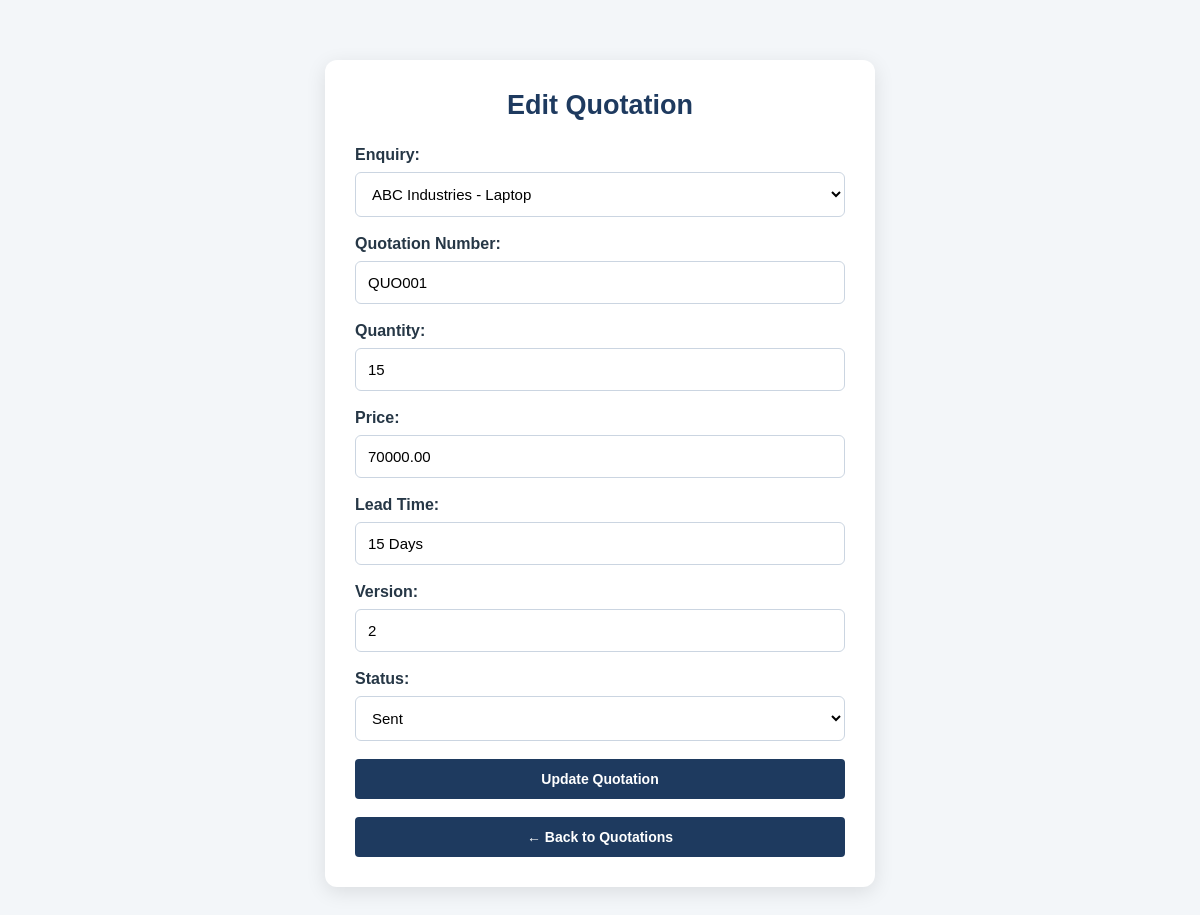
The app's page /api/edit-quotation/1/ (signed in) with its own data.
### manufacturing/models.py (models this page shows, shortened)
class Quotation(models.Model):
    enquiry = models.ForeignKey(
        Enquiry,
        on_delete=models.CASCADE
    )
    quotation_number = models.CharField(
        max_length=50,
        unique=True
    )
    quantity = models.IntegerField(default=1)
    price = models.DecimalField(
        max_digits=10,
        decimal_places=2
    )
    lead_time = models.CharField(max_length=100)
    version = models.IntegerField(default=1)
    status = models.CharField(
        max_length=50,
        default='Draft'
    )
    created_at = models.DateTimeField(auto_now_add=True)

class Enquiry(models.Model):
    customer = models.ForeignKey(
        Customer,
        on_delete=models.CASCADE
    )
    product = models.ForeignKey(
        Product,
        on_delete=models.CASCADE
    )
    quantity = models.IntegerField(default=1)
    requirements = models.TextField(blank=True)
    status = models.CharField(max_length=50, default='New')
    created_at = models.DateTimeField(auto_now_add=True)

class Customer(models.Model):
    name = models.CharField(max_length=100)
    email = models.EmailField(blank=True)
    phone = models.CharField(max_length=20)
    address = models.TextField(blank=True)

### manufacturing/views.py (the view, shortened to what this page needs)
@login_required
def edit_quotation(request, quotation_id):
    quotation = Quotation.objects.get(id=quotation_id)
    enquiries = Enquiry.objects.all()
    return render(request, 'edit_quotation.html', {
        'quotation': quotation,
        'enquiries': enquiries
    })

### manufacturing/templates/edit_quotation.html (shortened to what this page needs)
<!DOCTYPE html>
<html lang="en">
<head>
</head>
<body>
    <div class="container">
        <h1>Edit Quotation</h1>
        <form method="POST">
            <label for="enquiry">Enquiry:</label>
            <select id="enquiry" name="enquiry" required>
                {% for enquiry in enquiries %}
                    <option
                        value="{{ enquiry.id }}"
                        {% if enquiry.id == quotation.enquiry.id %}selected{% endif %}
                    >
                        {{ enquiry.customer.name }} - {{ enquiry.product.name }}
                    </option>
                {% endfor %}
            </select>
            <label for="quotation_number">Quotation Number:</label>
            <input
                type="text"
                id="quotation_number"
                name="quotation_number"
                value="{{ quotation.quotation_number }}"
                required
            >
            <label for="quantity">Quantity:</label>
            <input
                type="number"
                id="quantity"
                name="quantity"
                value="{{ quotation.quantity }}"
                min="1"
                required
            >
            <label for="price">Price:</label>
            <input
                type="number"
                id="price"
                name="price"
                value="{{ quotation.price }}"
                step="0.01"
                min="0"
                required
            >
            <label for="lead_time">Lead Time:</label>
            <input
                type="text"
                id="lead_time"
                name="lead_time"
                value="{{ quotation.lead_time }}"
                required
            >
            <label for="version">Version:</label>
            <input
                type="number"
                id="version"
                name="version"
                value="{{ quotation.version }}"
                min="1"
                required
            >
            <label for="status">Status:</label>
            <select id="status" name="status">
                <option value="Sent"
                    {% if quotation.status == "Sent" %}selected{% endif %}>
                    Sent
                </option>
            </select>
            <button type="submit">Update Quotation</button>
        </form>
        <a href="{% url 'quotation_page' %}" class="back-btn">
            ← Back to Quotations
        </a>
    </div>
</body>
</html>

### manufacturing/templates/edit_quotation.html (style rules this page uses)
* { box-sizing: border-box; }
body { margin: 0; padding: 30px 15px; font-family: Arial, sans-serif; background: #f3f6f9; color: #263746; }
.container { max-width: 550px; width: 100%; margin: 30px auto; padding: 30px; background: white; border-radius: 12px; box-shadow: 0 5px 20px rgba(0, 0, 0, 0.10); }
h1 { margin: 0 0 25px; text-align: center; color: #1e3a5f; font-size: 27px; }
label { display: block; margin-bottom: 8px; font-weight: bold; }
input, select { display: block; width: 100%; padding: 12px; margin-bottom: 18px; border: 1px solid #cbd5e1; border-radius: 6px; font-size: 15px; background: white; }
button, .back-btn { display: block; width: 100%; margin-top: 18px; padding: 12px; background: #1e3a5f; color: white; border: none; border-radius: 4px; text-align: center; text-decoration: none; font-size: 14px; font-weight: bold; cursor: pointer; transition: background 0.3s; }

### records on screen
Quotation: enquiry "ABC Industries - Laptop", quotation_number "QUO001", quantity "15", price "70000.00", lead_time "15 Days", version "2", status "Sent"
